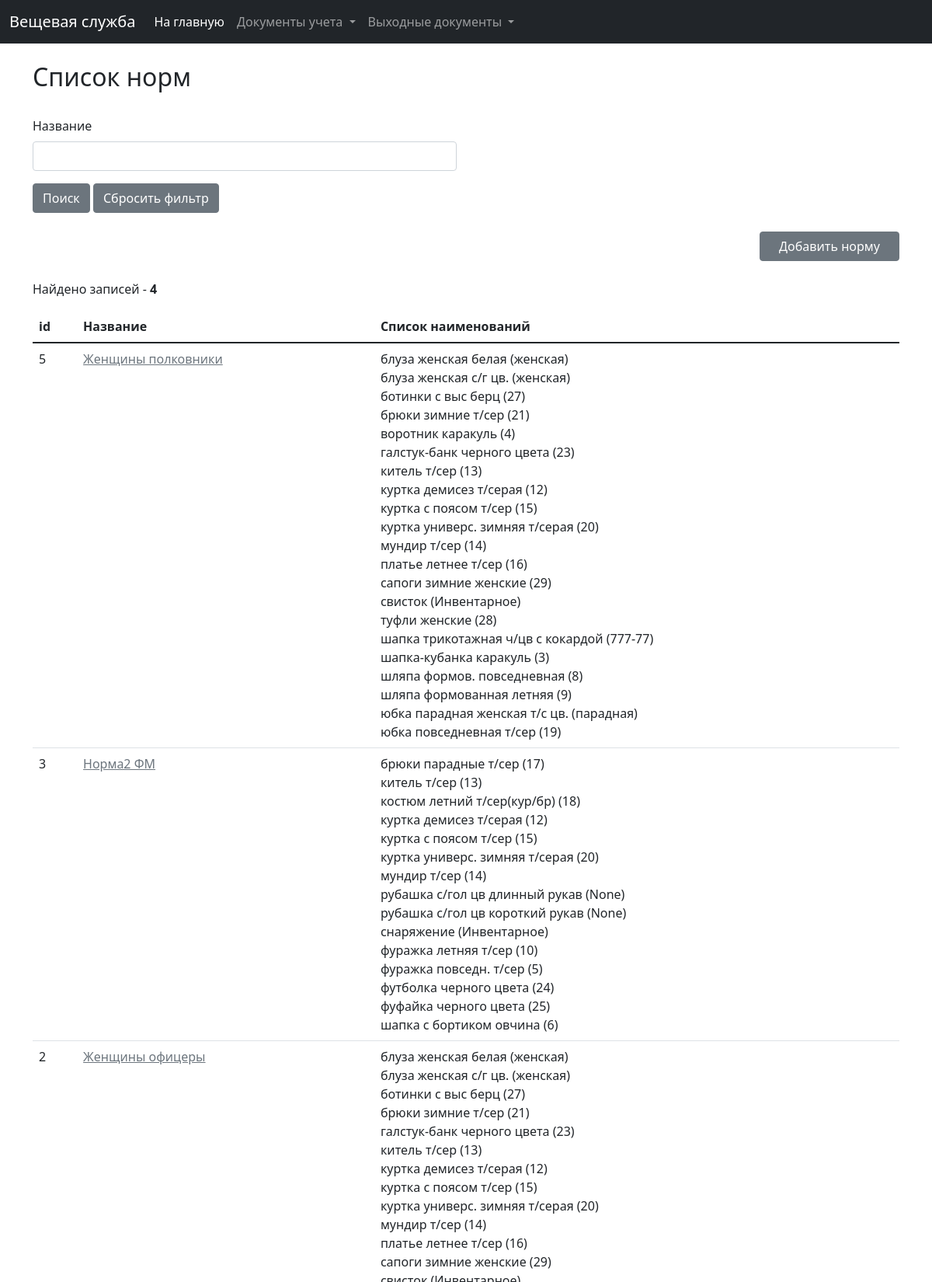
Screenshot of /clothing/norms (upper part) with the database file from the repository.
### clothing/models.py (models this page shows, shortened)
class Norm(models.Model):
    norm_title = models.CharField(verbose_name="Название нормы", max_length=255)
    clothes_list = models.ManyToManyField(Clothes, verbose_name="Наименования", through='ClothesInNorm', blank=True)
    created_at = models.DateTimeField(verbose_name="Дата и время создания", auto_created=True, blank=True, null=True)
    last_modified = models.DateTimeField(verbose_name="Дата и время последнего изменения", auto_now=True, blank=True,
                                         null=True)
    class Meta:
        ordering = ('-id',)
        verbose_name = 'Норма'
        verbose_name_plural = 'Нормы'

class Clothes(models.Model):
    clothes_title = models.CharField(verbose_name="Наименование", max_length=255)
    wear_time = models.IntegerField(verbose_name="Сроки носки, мес.", validators=[MinValueValidator(0)])
    nomenclature = models.CharField(verbose_name="Номенклатура", max_length=255, null=True, blank=True)
    created_at = models.DateTimeField(verbose_name="Дата и время создания", auto_created=True, blank=True, null=True)
    price = models.FloatField(verbose_name="Цена", blank=True, null=True, validators=[MinValueValidator(0.0)])
    has_to_be_deposited = models.BooleanField(verbose_name="Подлежит сдаче", default=False)
    last_modified = models.DateTimeField(verbose_name="Дата и время последнего изменения", auto_now=True, blank=True,
                                         null=True)
    class Meta:
        ordering = ('-id',)
        verbose_name = 'Наименование предмета'
        verbose_name_plural = 'Наименования предметов'

### clothing/views.py (the view)
# urls.py: path('norms', views.norm_list, name='norm_list'),
def norm_list(request):
    f = NormFilter(request.GET, queryset=Norm.objects.all())
    paginator = Paginator(f.qs, 30)
    page = request.GET.get('page')
    norms_list = paginator.get_page(page)
    norm_form = NormForm()
    return render(request, 'clothing/norms/norm_list.html',
                  {'list': norms_list, 'norm_form': norm_form, 'filter': f})

### clothing/forms.py
class NormForm(ModelForm):
    class Meta:
        model = Norm
        fields = ['norm_title']

### clothing/templatetags/dict_tags.py (called while the page is built)
@register.filter(name='sort_by')
def sort_by(queryset, order):
    return queryset.order_by(Lower(order))

### clothing/templates/clothing/norms/norm_list.html (shortened to what this page needs)
{% extends 'base_list.html' %}
{% load widget_tweaks %}
{% load static %}
{% load dict_tags %}
{% block list_title %}Список норм{% endblock %}
{% block filters %}
    <form action="{% url 'clothing:norm_list' %}">
        <div class="row">
            <div class="col-md-6">
                <div class="mb-3">
                    <label class="form-label">Название</label>
                    {% render_field filter.form.norm_title__icontains class+="form-control" %}
                </div>
            </div>
        </div>
        <button type="submit" class="btn btn-secondary">Поиск</button>
        <a href="{% url 'clothing:norm_list' %}" class="btn btn-secondary">Сбросить фильтр</a>
    </form>
{% endblock %}
{% block add_button %}
    <a href="#norm_add_data_form" data-bs-toggle="modal" class="btn btn-secondary"
       style="display: block; margin-left:auto; width: 180px;">Добавить норму</a>
{% endblock %}
{% block list %}
    <table class="table">
        <thead>
        <tr>
            <th scope="col">id</th>
            <th scope="col">Название</th>
            <th scope="col">Список наименований</th>
        </tr>
        </thead>
        <tbody>
        {% for norm in list %}
            <tr>
                <td>{{ norm.id }}</td>
                <td>
                    <a href="{% url 'clothing:norm_items' norm.id %}"
                       class="link-secondary">{{ norm.norm_title|default_if_none:"Нет данных" }}</a>
                </td>
                <td>
                    {% for clothes in norm.clothes_list.all|sort_by:'clothes_title' %}
                        {{ clothes.clothes_title }} ({{ clothes.nomenclature }}) <br>
                    {% endfor %}
                </td>
            </tr>
        {% endfor %}
        </tbody>
    </table>
{% endblock %}

### rows the page displays
Norm: id "5", norm_title "Женщины полковники"
Clothes: clothes_title "блуза женская белая", nomenclature "женская"
Clothes: clothes_title "блуза женская с/г цв.", nomenclature "женская"
Clothes: clothes_title "ботинки с выс берц", nomenclature "27"
Clothes: clothes_title "брюки зимние т/сер", nomenclature "21"
Clothes: clothes_title "воротник каракуль", nomenclature "4"
Clothes: clothes_title "галстук-банк черного цвета", nomenclature "23"
Clothes: clothes_title "китель т/сер", nomenclature "13"
Clothes: clothes_title "куртка демисез т/серая", nomenclature "12"
Clothes: clothes_title "куртка с поясом т/сер", nomenclature "15"
Clothes: clothes_title "куртка универс. зимняя т/серая", nomenclature "20"
Clothes: clothes_title "мундир т/сер", nomenclature "14"
Clothes: clothes_title "платье летнее т/сер", nomenclature "16"
Clothes: clothes_title "сапоги зимние женские", nomenclature "29"
Clothes: clothes_title "свисток", nomenclature "Инвентарное"
Clothes: clothes_title "туфли женские", nomenclature "28"
Clothes: clothes_title "шапка трикотажная ч/цв с кокардой", nomenclature "777-77"
Clothes: clothes_title "шапка-кубанка каракуль", nomenclature "3"
Clothes: clothes_title "шляпа формов. повседневная", nomenclature "8"
Clothes: clothes_title "шляпа формованная летняя", nomenclature "9"
Clothes: clothes_title "юбка парадная женская т/с цв.", nomenclature "парадная"
Clothes: clothes_title "юбка повседневная т/сер", nomenclature "19"
Norm: id "3", norm_title "Норма2 ФМ"
Clothes: clothes_title "брюки парадные т/сер", nomenclature "17"
Clothes: clothes_title "костюм летний т/сер(кур/бр)", nomenclature "18"
Clothes: clothes_title "рубашка с/гол цв длинный рукав", nomenclature "None"
Clothes: clothes_title "рубашка с/гол цв короткий рукав", nomenclature "None"
Clothes: clothes_title "снаряжение", nomenclature "Инвентарное"
Clothes: clothes_title "фуражка летняя т/сер", nomenclature "10"
Clothes: clothes_title "фуражка повседн. т/сер", nomenclature "5"
Clothes: clothes_title "футболка черного цвета", nomenclature "24"
Clothes: clothes_title "фуфайка черного цвета", nomenclature "25"
Clothes: clothes_title "шапка с бортиком овчина", nomenclature "6"
Norm: id "2", norm_title "Женщины офицеры"

### other values shown
{{ filter.qs|length }} "4"
